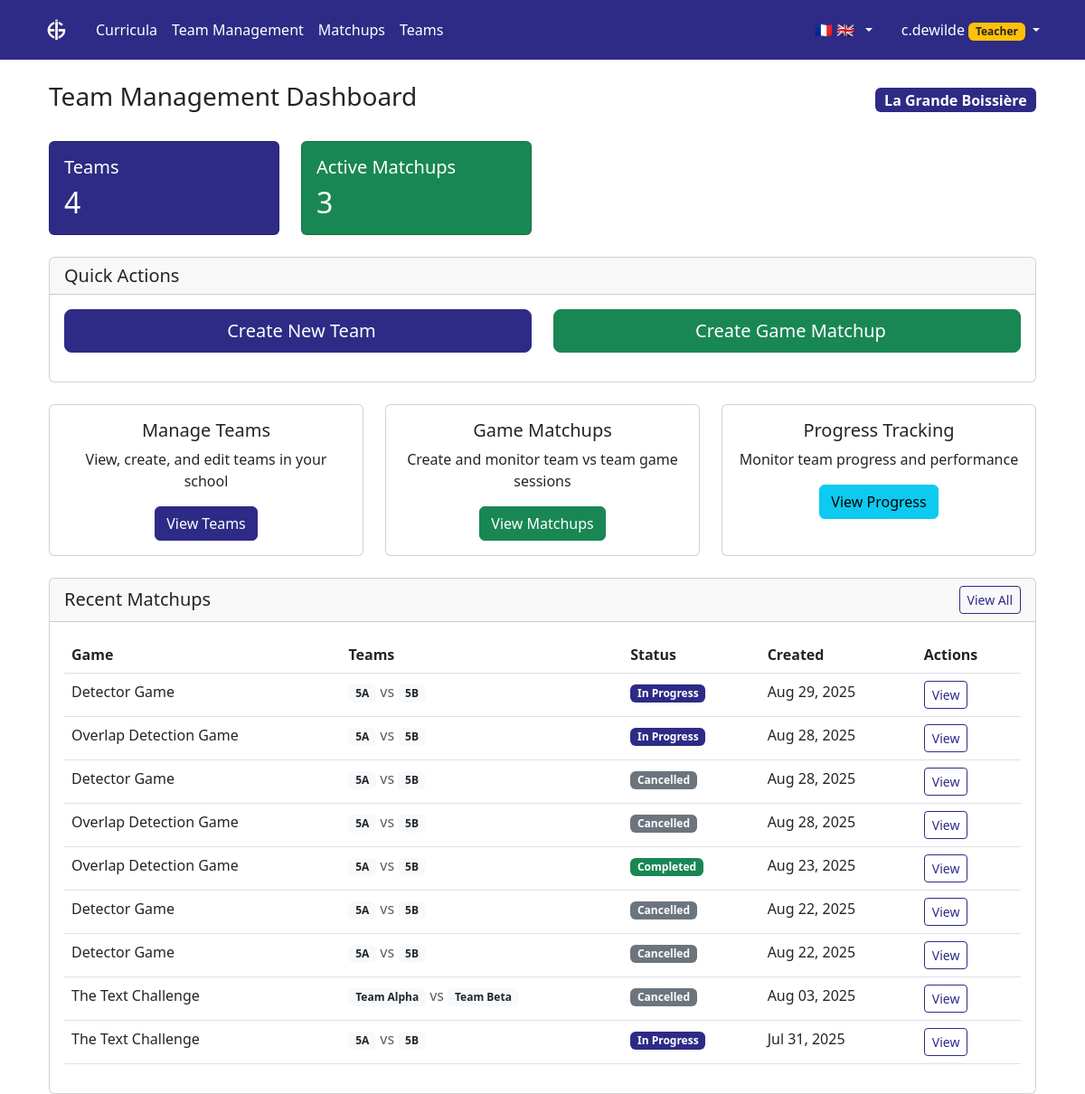
Page /aigames/team-management/ (signed in) on the committed database.
### aigames/models.py (models this page shows, shortened)
class School(models.Model):
    name = models.CharField(max_length=255, unique=True)
    short_name = models.CharField(max_length=50, help_text="Short name or abbreviation")
    description = models.TextField(blank=True)
    logo = models.ImageField(upload_to='school_logos/', blank=True, null=True, help_text="School logo for white-labeling")
    navbar_color = models.CharField(max_length=7, blank=True, help_text="Navbar color in hex format (e.g., #2E2B86)")
    primary_button_color = models.CharField(max_length=7, blank=True, help_text="Primary button color in hex format (e.g., #2E2B86)")
    website_url = models.URLField(blank=True, help_text="School website URL")
    address = models.TextField(blank=True)
    is_active = models.BooleanField(default=True)
    created_at = models.DateTimeField(auto_now_add=True)
    updated_at = models.DateTimeField(auto_now=True)
    @property
    def logo_url(self):
        if self.logo:
            return self.logo.url
        return None
    class Meta:
        ordering = ['name']

class GameMatchup(models.Model):
    MATCHUP_STATUS_CHOICES = [
        ('scheduled', 'Scheduled'),
        ('in_progress', 'In Progress'),
        ('completed', 'Completed'),
        ('cancelled', 'Cancelled'),
    ]
    ai_game = models.ForeignKey(AiGame, on_delete=models.CASCADE, related_name='matchups')
    team1 = models.ForeignKey(Team, on_delete=models.CASCADE, related_name='matchups_as_team1')
    team2 = models.ForeignKey(Team, on_delete=models.CASCADE, related_name='matchups_as_team2')
    school = models.ForeignKey(School, on_delete=models.CASCADE, related_name='game_matchups')
    created_by = models.ForeignKey(User, on_delete=models.CASCADE, related_name='created_matchups')
    status = models.CharField(max_length=20, choices=MATCHUP_STATUS_CHOICES, default='scheduled')
    scheduled_date = models.DateTimeField(null=True, blank=True, help_text="When the game is scheduled to be played")
    started_at = models.DateTimeField(null=True, blank=True)
    completed_at = models.DateTimeField(null=True, blank=True)
    notes = models.TextField(blank=True, help_text="Teacher notes about this matchup")
    created_at = models.DateTimeField(auto_now_add=True)
    updated_at = models.DateTimeField(auto_now=True)
    class Meta:
        ordering = ['-created_at']

class AiGame(models.Model):
    title = models.CharField(max_length=255)
    description = models.TextField(blank=True)
    created_at = models.DateTimeField(auto_now_add=True)
    updated_at = models.DateTimeField(auto_now=True)
    class Meta:
        ordering = ['title']

class Team(models.Model):
    name = models.CharField(max_length=255)  # Team names unique per school
    description = models.TextField(blank=True)
    school = models.ForeignKey(School, on_delete=models.CASCADE, related_name='teams')
    created_by = models.ForeignKey(User, on_delete=models.CASCADE, related_name='created_teams')
    members = models.ManyToManyField(User, through='TeamMembership', related_name='teams')
    games = models.ManyToManyField(AiGame, through='TeamGameParticipation', related_name='participating_teams')
    is_active = models.BooleanField(default=True)
    created_at = models.DateTimeField(auto_now_add=True)
    updated_at = models.DateTimeField(auto_now=True)
    class Meta:
        ordering = ['name']
        unique_together = ['school', 'name']  # Team names must be unique within each school

### aigames/views.py (the view)
# urls.py: path('team-management/', views.team_management_dashboard, name='team_management_dashboard'),
@login_required
@user_passes_test(can_create_teams)
def team_management_dashboard(request):
    user_school = request.user.profile.school
    school_teams = Team.objects.filter(school=user_school, is_active=True).order_by('name')
    all_school_matchups = GameMatchup.objects.filter(school=user_school).order_by('-created_at')
    total_teams = school_teams.count()
    active_matchups = all_school_matchups.filter(status__in=['scheduled', 'in_progress']).count()
    school_matchups = all_school_matchups[:10]
    context = {
        'school_teams': school_teams,
        'school_matchups': school_matchups,
        'total_teams': total_teams,
        'active_matchups': active_matchups,
        'user_school': user_school,
    }
    return render(request, 'aigames/team_management_dashboard.html', context)

### aigames/models.py (called while the page is built)
    @property
    def can_create_teams(self):
        return self.role in ['teacher', 'admin']

    @property
    def can_create_games(self):
        return self.role == 'admin'

    @property
    def can_modify_syllabus(self):
        return self.role == 'admin'

### aigames/views.py (called while the page is built)
def can_create_teams(user):
    if not user.is_authenticated:
        return False
    try:
        return user.profile.can_create_teams
    except UserProfile.DoesNotExist:
        return False

### aigames/templates/aigames/team_management_dashboard.html (shortened to what this page needs)
{% extends 'syllabus/base.html' %}
{% block content %}
<div class="container-fluid">
    <div class="row">
        <div class="col-12">
            <div class="d-flex justify-content-between align-items-center mb-4">
                <h1 class="h3">Team Management Dashboard</h1>
                <span class="badge bg-primary fs-6">{{ user_school.name }}</span>
            </div>
        </div>
    </div>
    <div class="row mb-4">
        <div class="col-md-3">
            <div class="card text-white bg-primary">
                <div class="card-body">
                    <div class="d-flex justify-content-between">
                        <div>
                            <h5 class="card-title">Teams</h5>
                            <h2 class="mb-0">{{ total_teams }}</h2>
                        </div>
                    </div>
                </div>
            </div>
        </div>
        <div class="col-md-3">
            <div class="card text-white bg-success">
                <div class="card-body">
                    <div class="d-flex justify-content-between">
                        <div>
                            <h5 class="card-title">Active Matchups</h5>
                            <h2 class="mb-0">{{ active_matchups }}</h2>
                        </div>
                    </div>
                </div>
            </div>
        </div>
    </div>
    <div class="row mb-4">
        <div class="col-12">
            <div class="card">
                <div class="card-header">
                    <h5 class="mb-0">Quick Actions</h5>
                </div>
                <div class="card-body">
                    <div class="row">
                        <div class="col-md-6 mb-3">
                            <a href="{% url 'aigames:create_school_team' %}" class="btn btn-primary btn-lg w-100">
                                Create New Team
                            </a>
                        </div>
                        <div class="col-md-6 mb-3">
                            <a href="{% url 'aigames:create_game_matchup' %}" class="btn btn-success btn-lg w-100">
                                Create Game Matchup
                            </a>
                        </div>
                    </div>
                </div>
            </div>
        </div>
    </div>
    <div class="row mb-4">
        <div class="col-md-4">
            <div class="card h-100">
                <div class="card-body text-center">
                    <h5 class="card-title">Manage Teams</h5>
                    <p class="card-text">View, create, and edit teams in your school</p>
                    <a href="{% url 'aigames:school_teams_list' %}" class="btn btn-primary">View Teams</a>
                </div>
            </div>
        </div>
        <div class="col-md-4">
            <div class="card h-100">
                <div class="card-body text-center">
                    <h5 class="card-title">Game Matchups</h5>
                    <p class="card-text">Create and monitor team vs team game sessions</p>
                    <a href="{% url 'aigames:game_matchups_list' %}" class="btn btn-success">View Matchups</a>
                </div>
            </div>
        </div>
        <div class="col-md-4">
            <div class="card h-100">
                <div class="card-body text-center">
                    <h5 class="card-title">Progress Tracking</h5>
                    <p class="card-text">Monitor team progress and performance</p>
                    <a href="{% url 'aigames:game_matchups_list' %}" class="btn btn-info">View Progress</a>
                </div>
            </div>
        </div>
    </div>
    {% if school_matchups %}
    <div class="row">
        <div class="col-12">
            <div class="card">
                <div class="card-header d-flex justify-content-between align-items-center">
                    <h5 class="mb-0">Recent Matchups</h5>
                    <a href="{% url 'aigames:game_matchups_list' %}" class="btn btn-sm btn-outline-primary">View All</a>
                </div>
                <div class="card-body">
                    <div class="table-responsive">
                        <table class="table table-hover">
                            <thead>
                                <tr>
                                    <th>Game</th>
                                    <th>Teams</th>
                                    <th>Status</th>
                                    <th>Created</th>
                                    <th>Actions</th>
                                </tr>
                            </thead>
                            <tbody>
                                {% for matchup in school_matchups %}
                                <tr>
                                    <td>{{ matchup.ai_game.title }}</td>
                                    <td>
                                        <span class="badge bg-light text-dark">{{ matchup.team1.name }}</span>
                                        <span class="text-muted">vs</span>
                                        <span class="badge bg-light text-dark">{{ matchup.team2.name }}</span>
                                    </td>
                                    <td>
                                        {% if matchup.status == 'scheduled' %}
                                            <span class="badge bg-warning">{{ matchup.get_status_display }}</span>
                                        {% elif matchup.status == 'in_progress' %}
                                            <span class="badge bg-primary">{{ matchup.get_status_display }}</span>
                                        {% elif matchup.status == 'completed' %}
                                            <span class="badge bg-success">{{ matchup.get_status_display }}</span>
                                        {% else %}
                                            <span class="badge bg-secondary">{{ matchup.get_status_display }}</span>
                                        {% endif %}
                                    </td>
                                    <td>{{ matchup.created_at|date:"M d, Y" }}</td>
                                    <td>
                                        <a href="{% url 'aigames:game_matchup_detail' matchup.id %}" class="btn btn-sm btn-outline-primary">
                                             View
                                        </a>
                                    </td>
                                </tr>
                                {% endfor %}
                            </tbody>
                        </table>
                    </div>
                </div>
            </div>
        </div>
    </div>
    {% endif %}
</div>
{% endblock %}

### syllabus/templates/syllabus/base.html (shortened to what this page needs)
{% load static %}
<!DOCTYPE html>
<html>
<head>
    <link href="{% static 'syllabus/css/bootstrap.min.css' %}" rel="stylesheet">
</head>
<body>
    {% block navbar %}
    <nav class="navbar navbar-expand-lg navbar-dark bg-primary">
        <div class="container">
            {% if user.is_authenticated %}
                <a class="navbar-brand d-flex align-items-center" href="{% if user_role == 'student' %}{% url 'aigames:student_dashboard' %}{% else %}{% url 'curriculum_list' %}{% endif %}">
                    {% if school_logo %}
                        <img src="{{ school_logo }}" alt="{{ school_name }} Logo" height="40">
                    {% else %}
                        📚 Aiducator
                    {% endif %}
                </a>
            {% else %}
                <a class="navbar-brand" href="{% url 'landing_page' %}">📚 Aiducator</a>
            {% endif %}
            <div class="collapse navbar-collapse" id="navbarNav">
                {% if user.is_authenticated %}
                    <ul class="navbar-nav me-auto">
                        {% if user_role == 'student' %}
                            <li class="nav-item">
                                <a class="nav-link" href="{% url 'aigames:student_dashboard' %}">
                                    <i class="bi bi-house-door"></i> My Games
                                </a>
                            </li>
                        {% else %}
                            <li class="nav-item">
                                <a class="nav-link" href="{% url 'curriculum_list' %}">
                                     Curricula
                                </a>
                            </li>
                            <li class="nav-item">
                                <a class="nav-link" href="{% url 'aigames:team_management_dashboard' %}">
                                     Team Management
                                </a>
                            </li>
                            <li class="nav-item">
                                <a class="nav-link" href="{% url 'aigames:game_matchups_list' %}">
                                     Matchups
                                </a>
                            </li>
                            <li class="nav-item">
                                <a class="nav-link" href="{% url 'aigames:list_teams' %}">
                                     Teams
                                </a>
                            </li>
                        {% endif %}
                    </ul>
                {% endif %}
                <ul class="navbar-nav">
                    {% if user.is_authenticated %}
                        <li class="nav-item dropdown me-3">
                            <a class="nav-link dropdown-toggle d-flex align-items-center" href="#" id="languageDropdown" role="button" data-bs-toggle="dropdown" aria-expanded="false">
                                <span class="me-1">🇫🇷</span>
                                <span class="me-1">🇬🇧</span>
                            </a>
                        </li>
                        <li class="nav-item dropdown">
                            <a class="nav-link dropdown-toggle" href="#" id="navbarDropdown" role="button" data-bs-toggle="dropdown">
                                {{ user.username }}
                                {% if user_role == 'admin' %}
                                    <span class="badge bg-danger">Admin</span>
                                {% elif user_role == 'teacher' %}
                                    <span class="badge bg-warning text-dark">Teacher</span>
                                {% elif user_role == 'student' %}
                                    <span class="badge bg-info">Student</span>
                                {% else %}
                                    <span class="badge bg-secondary">User</span>
                                {% endif %}
                            </a>
                        </li>
                    {% else %}
                        <li class="nav-item">
                            <a class="nav-link" href="/accounts/login/">Login</a>
                        </li>
                    {% endif %}
                </ul>
            </div>
        </div>
    </nav>
    {% endblock %}
    <div class="container mt-4">
        {% block content %}{% endblock %}
    </div>
</body>
</html>

### rows in the picture
School: name "La Grande Boissière"
GameMatchup: ai_game "Detector Game", team1.name "5A", team2.name "5B", status "In Progress", created_at "Aug 29, 2025"
GameMatchup: ai_game "Overlap Detection Game", team1.name "5A", team2.name "5B", status "In Progress", created_at "Aug 28, 2025"
GameMatchup: ai_game "Detector Game", team1.name "5A", team2.name "5B", status "Cancelled", created_at "Aug 28, 2025"
GameMatchup: ai_game "Overlap Detection Game", team1.name "5A", team2.name "5B", status "Cancelled", created_at "Aug 28, 2025"
GameMatchup: ai_game "Overlap Detection Game", team1.name "5A", team2.name "5B", status "Completed", created_at "Aug 23, 2025"
GameMatchup: ai_game "Detector Game", team1.name "5A", team2.name "5B", status "Cancelled", created_at "Aug 22, 2025"
GameMatchup: ai_game "Detector Game", team1.name "5A", team2.name "5B", status "Cancelled", created_at "Aug 22, 2025"
GameMatchup: ai_game "The Text Challenge", team1.name "Team Alpha", team2.name "Team Beta", status "Cancelled", created_at "Aug 03, 2025"
GameMatchup: ai_game "The Text Challenge", team1.name "5A", team2.name "5B", status "In Progress", created_at "Jul 31, 2025"

### other values in the picture
{{ user.username }} "c.dewilde"
{{ total_teams }} "4"
{{ active_matchups }} "3"
